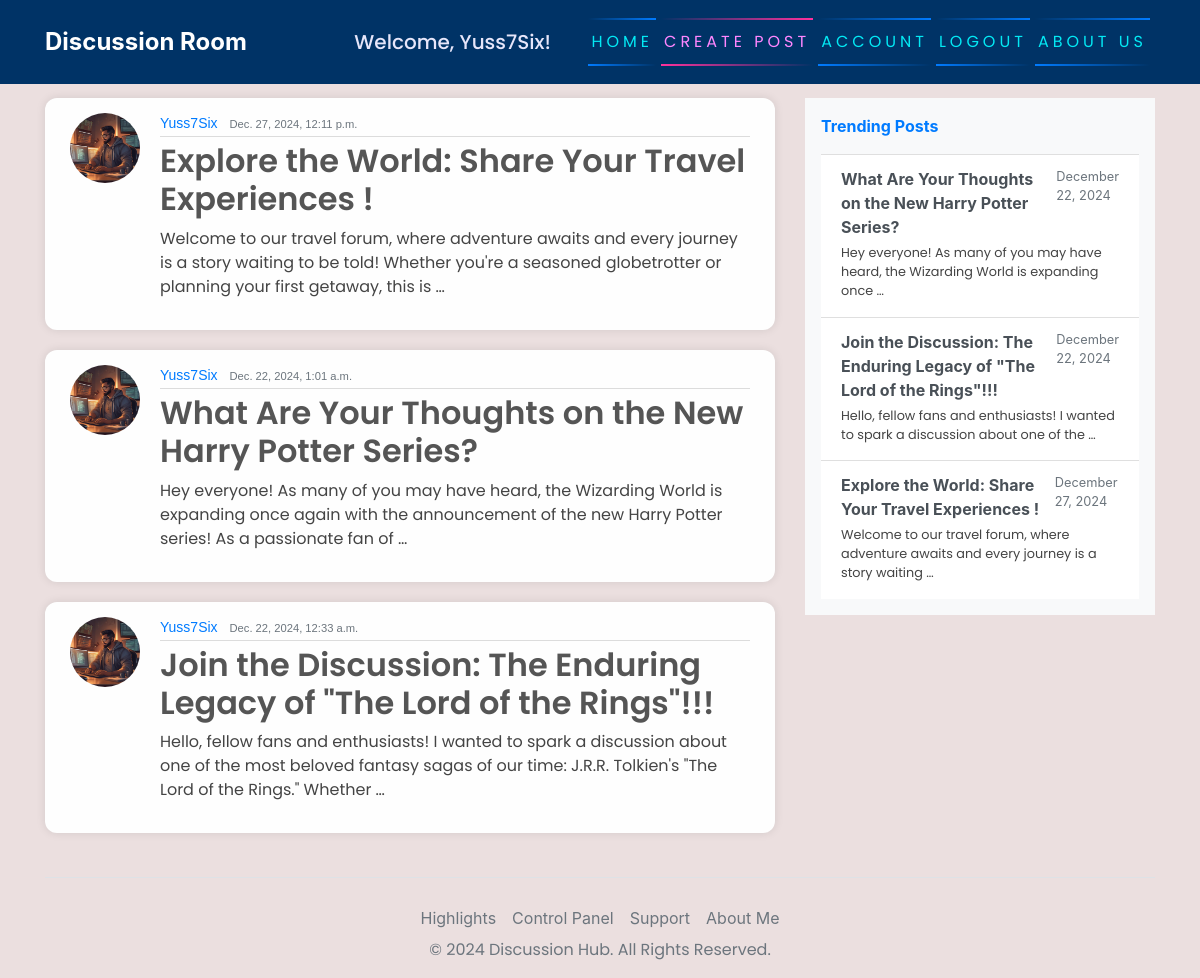
The app's page / (signed in) with its own data.
### blog/models.py (models this page shows)
class Post(models.Model):
    title = models.CharField(max_length=200)
    content = models.TextField()
    date_posted = models.DateTimeField(default=timezone.now)
    author = models.ForeignKey(User, on_delete=models.CASCADE)

### users/models.py (models this page shows, shortened)
class Account(models.Model):
    user = models.OneToOneField(User, on_delete=models.CASCADE)
    avatar = models.ImageField(default='default.jpg', upload_to='images/')

### blog/views.py (the view)
# urls.py: path('', PostListView.as_view(), name="welcome"),
class PostListView(ListView):
    model = Post
    template_name = 'blog/welcome.html'
    context_object_name = 'articles'
    ordering = ["-date_posted"]
    def get_context_data(self, **kwargs):
        context = super().get_context_data(**kwargs)
        context['trending_posts'] = Post.objects.order_by('?')[:5]  # Fetch trending posts
        return context

### blog/templates/blog/welcome.html
{% extends 'base.html' %}
{% block content %}
{% for article in articles %}
<article class="media content-section">
    <img class="rounded-circle article-img" src="{{ article.author.account.avatar.url }}" alt="Account Picture">
    <div class="media-body">
        <div class="article-metadata">
            <a class="mr-2" href="#">{{ article.author }}</a>
            <small class="text-muted">{{ article.date_posted }}</small>
        </div>
        <h2><a class="article-title" href="{% url 'blog-detail' article.id %}">{{ article.title }}</a></h2>
        <p class="article-content">{{ article.content|truncatewords:30 }}</p>
    </div>
    <br>
</article>
{% endfor %}
{% endblock content %}

### templates/base.html (shortened to what this page needs)
{% load static %}
<!DOCTYPE html>
<html>
<head>
    <link rel="stylesheet" href="https://cdnjs.cloudflare.com/ajax/libs/font-awesome/5.15.4/css/all.min.css">
    <link rel="stylesheet" href="https://maxcdn.bootstrapcdn.com/bootstrap/4.0.0/css/bootstrap.min.css"
>
    <link rel="stylesheet" href="{% static 'css/head.css' %}">
</head>
<body>
    <header class="site-header">
        <nav class="navbar navbar-expand-md navbar-dark fixed-top" style="background-color: #003366;">
            <div class="container">
                <div class="collapse navbar-collapse" id="navbarToggle">
                    <div class="d-flex w-100 align-items-center">
                        <div class="mr-auto">
                            <a class="discussion-room" href="{% url 'welcome' %}"
                                style="color: white; font-weight: bold; font-size: 24px;">Discussion Room</a>
                        </div>
                        <div class="navbar-nav mr-auto">
                            {% if user.is_authenticated %}
                            <div class="navbar-text" style="color: white; margin-left: 20px; padding-left: 20px;">
                                <h5 class="mb-0 welcome-text">Welcome, {{ request.user.username }}!</h5>
                            </div>
                        </div>
                        <div class="navbar-nav">
                            <a href="{% url 'welcome' %}" id="auth-links">
                                <span></span>
                                <span></span>
                                Home
                                <a href="{% url 'blog-new' %}" id="auth-links">
                                    <span></span>
                                    <span></span>
                                    Create Post
                                </a>
                                <a href="{% url 'account' %}" id="auth-links">
                                    <span></span>
                                    <span></span>
                                    Account
                                </a>
                                <a href="{% url 'logout' %}" id="auth-links">
                                    <span></span>
                                    <span></span>
                                    Logout
                                </a>
                                {% endif %}
                                <a href="{% url 'about' %}" id="auth-links">
                                    <span></span>
                                    <span></span>
                                    About Us
                                </a>
                        </div>
                    </div>
                </div>
        </nav>
    </header>
    <main role="main" class="container">
        <div class="row">
            <div class="col-md-8">
            </div>
            <div class="col-md-8">
                {% block content %}{% endblock %}
            </div>
            <div class="col-md-4">
                <div class="content-sectionw">
                    <div class="d-flex flex-column align-items-start bg-light p-3">
                        <a id="latest-gist" style="text-decoration: none;" href="#"
                            class="d-flex align-items-center mb-3 text-primary">
                            <span class="fs-5 font-weight-bold">Trending Posts</span>
                        </a>
                        <div class="list-group list-group-flush">
                            {% for post in trending_posts %}
                            <a href="{% url 'blog-detail' post.id %}" class="list-group-item list-group-item-action">
                                <div class="d-flex justify-content-between">
                                    <strong class="mb-1">{{ post.title }}</strong>
                                    <small class="text-muted">{{ post.date_posted|date:"F d, Y" }}</small>
                                </div>
                                <p class="mb-1 small">{{ post.content|truncatewords:15 }}</p>
                            </a>
                            {% empty %}
                            <p class="text-muted">No trending posts available.</p>
                            {% endfor %}
                        </div>
                    </div>
                </div>
            </div>
        </div>
        <footer class="mt-4">
            <nav class="nav justify-content-center border-top" style="padding-top: 20px;">
                <li class="nav-item"><a href="/highlights/" class="nav-link px-2 text-secondary">Highlights</a>
                </li>
                <li class="nav-item"><a href="/admin/" class="nav-link px-2 text-secondary">Control Panel</a></li>
                <li class="nav-item"><a href="/support-and-collaboration/"
                        class="nav-link px-2 text-secondary">Support</a></li>
                <li class="nav-item"><a href="/about-me/" class="nav-link px-2 text-secondary">About Me</a></li>
            </nav>
            <p class="text-center text-secondary">&copy; 2024 Discussion Hub. All Rights Reserved.</p>
        </footer>
    </main>
</body>
</html>

### static/css/head.css (style rules this page uses)
body { background-color: rgb(235, 223, 223); margin-top: 5rem; background-size: contain; background-repeat: no-repeat; }
h1, h2, h3, h4, h5, h6, p { color: #444444; font-family: 'Poppins', sans-serif; }
.content-section { background: #fefefe; padding: 15px 25px; border-radius: 12px; margin-bottom: 20px; box-shadow: 0 0 10px rgba(0, 0, 0, 0.1); }
.article-title { color: #555555; font-weight: 600; }
.article-content { white-space: normal; }
.article-img { height: 70px; width: 70px; margin-right: 20px; }
.article-metadata { font-family: 'Arial', sans-serif; margin-bottom: 5px; font-size: 14px; border-bottom: 1px solid #dcdcdc; padding-bottom: 2px; }
#auth-links { font-family: 'Poppins', sans-serif; position: relative; display: inline-block; padding: 12px 3px; margin: 10px 0; color: #03e9f4; text-decoration: none; text-transform: uppercase; transition: 0.5s; letter-spacing: 4px; overflow: hidden; margin-right: 5px; }
#auth-links:nth-child(2) { filter: hue-rotate(110deg); }
#auth-links span { position: absolute; display: block; }
#auth-links span:nth-child(1) { top: 0; left: 0; width: 100%; height: 2px; background: linear-gradient(90deg, transparent, #007bff); animation: animate1 5s linear infinite; }
#auth-links span:nth-child(3) { bottom: 0; right: 0; width: 100%; height: 2px; background: linear-gradient(270deg, transparent, #007bff); animation: animate3 1s linear infinite; animation-delay: 0.50s; }
.discussion-room { color: white; font-weight: bold; font-size: 24px; margin-right: 30px; }
.welcome-text { color: #E6E6FA; }

### records on screen
Post: author.account.avatar (picture), author "Yuss7Six", date_posted "Dec. 27, 2024, 12:11 p.m.", title "Explore the World: Share Your Travel Experiences !", content "Welcome to our travel forum, where adventure awaits and every journey is a story waiting to be told! Whether you're a seasoned globetrotter or planning your first getaway, this is …", date_posted "December 27, 2024", content "Welcome to our travel forum, where adventure awaits and every journey is a story waiting …"
Post: author.account.avatar (picture), author "Yuss7Six", date_posted "Dec. 22, 2024, 1:01 a.m.", title "What Are Your Thoughts on the New Harry Potter Series?", content "Hey everyone! As many of you may have heard, the Wizarding World is expanding once again with the announcement of the new Harry Potter series! As a passionate fan of …", date_posted "December 22, 2024", content "Hey everyone! As many of you may have heard, the Wizarding World is expanding once …"
Post: author.account.avatar (picture), author "Yuss7Six", date_posted "Dec. 22, 2024, 12:33 a.m.", title "Join the Discussion: The Enduring Legacy of \"The Lord of the Rings\"!!!", content "Hello, fellow fans and enthusiasts! I wanted to spark a discussion about one of the most beloved fantasy sagas of our time: J.R.R. Tolkien's \"The Lord of the Rings.\" Whether …", date_posted "December 22, 2024", content "Hello, fellow fans and enthusiasts! I wanted to spark a discussion about one of the …"

### other values on screen
{{ request.user.username }} "Yuss7Six"
